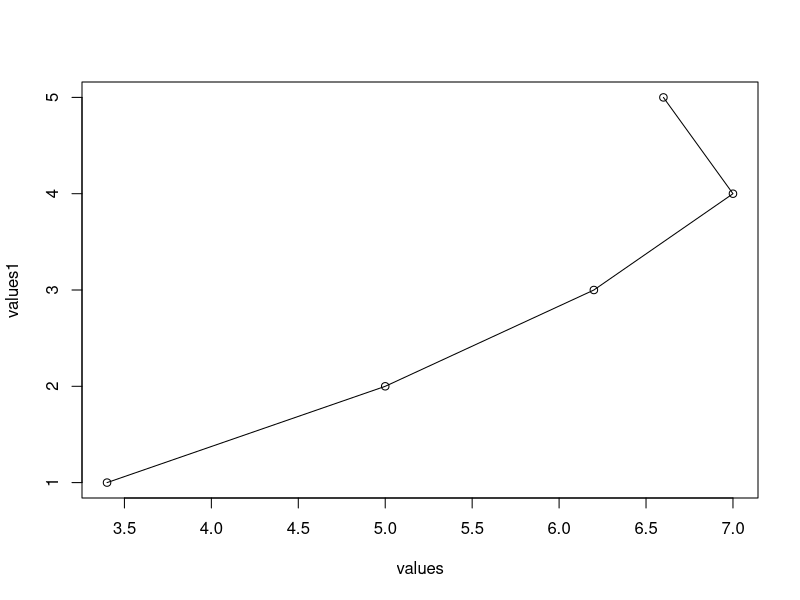

Write the R code that produced this figure.
# Created on 
# Course work: 
# @author:
# Source:

# creating line graph syntax:
# plot(values,type,col,xlab,ylab)

# values: values used
# type:   "p" is only points,
#         "i" is only lines,
#         "o" is both
# xlab: label used for the x axis
# ylab: label used for the y axis

values <- c(3.4,5,6.2,7,6.6)
values1<- c(1:5)

# name the file
jpeg(file = "sample_line.jpg")

plot(values,values1,
    type = "o")
